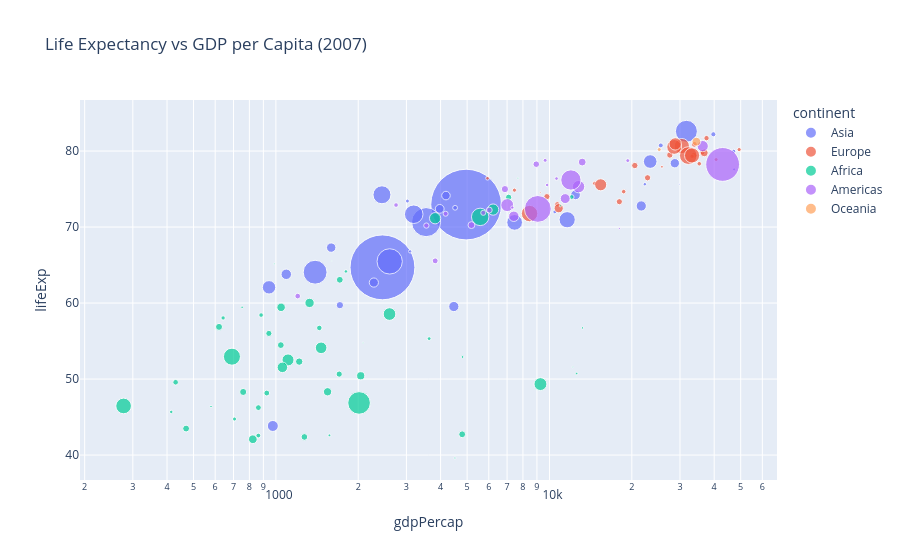

Notebook code for this chart:
### Markdown cell above
#Which chart is easier to read, and why?

The plot with the Log Scale (Right Chart) is much easier to read. Income data is heavily skewed; the log scale spreads out lower-income countries (preventing clustering near the y-axis) and reveals a clear positive logarithmic relationship with life expectancy.

### Code cell
#Task 5: Bubble chart

fig = px.scatter(
    gap_2007,
    x="gdpPercap",
    y="lifeExp",
    size="pop",
    color="continent",
    hover_name="country",
    log_x=True,
    size_max=50,
    title="Life Expectancy vs GDP per Capita (2007)",
)
fig.show()

### Figure 1 — Plotly figure (JSON) as saved in the notebook; plotly's stock layout.template omitted (floating-point values rounded to 4 significant figures)
{"data": [{"hovertemplate": "<b>%{hovertext}</b><br><br>continent=Asia<br>gdpPercap=%{x}<br>lifeExp=%{y}<br>pop=%{marker.size}<extra></extra>", "hovertext": ["Afghanistan", "Bahrain", "Bangladesh", "Cambodia", "China", "Hong Kong, China", "India", "Indonesia", "Iran", "Iraq", "Israel", "Japan", "Jordan", "Korea, Dem. Rep.", "Korea, Rep.", "Kuwait", "Lebanon", "Malaysia", "Mongolia", "Myanmar", "Nepal", "Oman", "Pakistan", "Philippines", "Saudi Arabia", "Singapore", "Sri Lanka", "Syria", "Taiwan", "Thailand", "Vietnam", "West Bank and Gaza", "Yemen, Rep."], "legendgroup": "Asia", "marker": {"color": "#636efa", "size": [31889923, 708573, 150448339, 14131858, 1318683096, 6980412, 1110396331, 223547000, 69453570, 27499638, 6426679, 127467972, 6053193, 23301725, 49044790, 2505559, 3921278, 24821286, 2874127, 47761980, 28901790, 3204897, 169270617, 91077287, 27601038, 4553009, 20378239, 19314747, 23174294, 65068149, 85262356, 4018332, 22211743], "sizemode": "area", "sizeref": 527500.0, "symbol": "circle"}, "mode": "markers", "name": "Asia", "orientation": "v", "showlegend": true, "type": "scatter", "x": [974.6, 29800.0, 1391.0, 1714.0, 4959.0, 39720.0, 2452.0, 3541.0, 11610.0, 4471.0, 25520.0, 31660.0, 4519.0, 1593.0, 23350.0, 47310.0, 10460.0, 12450.0, 3096.0, 944.0, 1091.0, 22320.0, 2606.0, 3190.0, 21650.0, 47140.0, 3970.0, 4185.0, 28720.0, 7458.0, 2442.0, 3025.0, 2281.0], "xaxis": "x", "y": [43.83, 75.64, 64.06, 59.72, 72.96, 82.21, 64.7, 70.65, 70.96, 59.55, 80.75, 82.6, 72.53, 67.3, 78.62, 77.59, 71.99, 74.24, 66.8, 62.07, 63.78, 75.64, 65.48, 71.69, 72.78, 79.97, 72.4, 74.14, 78.4, 70.62, 74.25, 73.42, 62.7], "yaxis": "y"}, {"hovertemplate": "<b>%{hovertext}</b><br><br>continent=Europe<br>gdpPercap=%{x}<br>lifeExp=%{y}<br>pop=%{marker.size}<extra></extra>", "hovertext": ["Albania", "Austria", "Belgium", "Bosnia and Herzegovina", "Bulgaria", "Croatia", "Czech Republic", "Denmark", "Finland", "France", "Germany", "Greece", "Hungary", "Iceland", "Ireland", "Italy", "Montenegro", "Netherlands", "Norway", "Poland", "Portugal", "Romania", "Serbia", "Slovak Republic", "Slovenia", "Spain", "Sweden", "Switzerland", "Turkey", "United Kingdom"], "legendgroup": "Europe", "marker": {"color": "#EF553B", "size": [3600523, 8199783, 10392226, 4552198, 7322858, 4493312, 10228744, 5468120, 5238460, 61083916, 82400996, 10706290, 9956108, 301931, 4109086, 58147733, 684736, 16570613, 4627926, 38518241, 10642836, 22276056, 10150265, 5447502, 2009245, 40448191, 9031088, 7554661, 71158647, 60776238], "sizemode": "area", "sizeref": 527500.0, "symbol": "circle"}, "mode": "markers", "name": "Europe", "orientation": "v", "showlegend": true, "type": "scatter", "x": [5937.0, 36130.0, 33690.0, 7446.0, 10680.0, 14620.0, 22830.0, 35280.0, 33210.0, 30470.0, 32170.0, 27540.0, 18010.0, 36180.0, 40680.0, 28570.0, 9254.0, 36800.0, 49360.0, 15390.0, 20510.0, 10810.0, 9787.0, 18680.0, 25770.0, 28820.0, 33860.0, 37510.0, 8458.0, 33200.0], "xaxis": "x", "y": [76.42, 79.83, 79.44, 74.85, 73.0, 75.75, 76.49, 78.33, 79.31, 80.66, 79.41, 79.48, 73.34, 81.76, 78.89, 80.55, 74.54, 79.76, 80.2, 75.56, 78.1, 72.48, 74.0, 74.66, 77.93, 80.94, 80.88, 81.7, 71.78, 79.42], "yaxis": "y"}, {"hovertemplate": "<b>%{hovertext}</b><br><br>continent=Africa<br>gdpPercap=%{x}<br>lifeExp=%{y}<br>pop=%{marker.size}<extra></extra>", "hovertext": ["Algeria", "Angola", "Benin", "Botswana", "Burkina Faso", "Burundi", "Cameroon", "Central African Republic", "Chad", "Comoros", "Congo, Dem. Rep.", "Congo, Rep.", "Cote d'Ivoire", "Djibouti", "Egypt", "Equatorial Guinea", "Eritrea", "Ethiopia", "Gabon", "Gambia", "Ghana", "Guinea", "Guinea-Bissau", "Kenya", "Lesotho", "Liberia", "Libya", "Madagascar", "Malawi", "Mali", "Mauritania", "Mauritius", "Morocco", "Mozambique", "Namibia", "Niger", "Nigeria", "Reunion", "Rwanda", "Sao Tome and Principe", "Senegal", "Sierra Leone", "Somalia", "South Africa", "Sudan", "Swaziland", "Tanzania", "Togo", "Tunisia", "Uganda", "Zambia", "Zimbabwe"], "legendgroup": "Africa", "marker": {"color": "#00cc96", "size": [33333216, 12420476, 8078314, 1639131, 14326203, 8390505, 17696293, 4369038, 10238807, 710960, 64606759, 3800610, 18013409, 496374, 80264543, 551201, 4906585, 76511887, 1454867, 1688359, 22873338, 9947814, 1472041, 35610177, 2012649, 3193942, 6036914, 19167654, 13327079, 12031795, 3270065, 1250882, 33757175, 19951656, 2055080, 12894865, 135031164, 798094, 8860588, 199579, 12267493, 6144562, 9118773, 43997828, 42292929, 1133066, 38139640, 5701579, 10276158, 29170398, 11746035, 12311143], "sizemode": "area", "sizeref": 527500.0, "symbol": "circle"}, "mode": "markers", "name": "Africa", "orientation": "v", "showlegend": true, "type": "scatter", "x": [6223.0, 4797.0, 1441.0, 12570.0, 1217.0, 430.1, 2042.0, 706.0, 1704.0, 986.1, 277.6, 3633.0, 1545.0, 2082.0, 5581.0, 12150.0, 641.4, 690.8, 13210.0, 752.7, 1328.0, 942.7, 579.2, 1463.0, 1569.0, 414.5, 12060.0, 1045.0, 759.3, 1043.0, 1803.0, 10960.0, 3820.0, 823.7, 4811.0, 619.7, 2014.0, 7670.0, 863.1, 1598.0, 1712.0, 862.5, 926.1, 9270.0, 2602.0, 4513.0, 1107.0, 883.0, 7093.0, 1056.0, 1271.0, 469.7], "xaxis": "x", "y": [72.3, 42.73, 56.73, 50.73, 52.3, 49.58, 50.43, 44.74, 50.65, 65.15, 46.46, 55.32, 48.33, 54.79, 71.34, 51.58, 58.04, 52.95, 56.73, 59.45, 60.02, 56.01, 46.39, 54.11, 42.59, 45.68, 73.95, 59.44, 48.3, 54.47, 64.16, 72.8, 71.16, 42.08, 52.91, 56.87, 46.86, 76.44, 46.24, 65.53, 63.06, 42.57, 48.16, 49.34, 58.56, 39.61, 52.52, 58.42, 73.92, 51.54, 42.38, 43.49], "yaxis": "y"}, {"hovertemplate": "<b>%{hovertext}</b><br><br>continent=Americas<br>gdpPercap=%{x}<br>lifeExp=%{y}<br>pop=%{marker.size}<extra></extra>", "hovertext": ["Argentina", "Bolivia", "Brazil", "Canada", "Chile", "Colombia", "Costa Rica", "Cuba", "Dominican Republic", "Ecuador", "El Salvador", "Guatemala", "Haiti", "Honduras", "Jamaica", "Mexico", "Nicaragua", "Panama", "Paraguay", "Peru", "Puerto Rico", "Trinidad and Tobago", "United States", "Uruguay", "Venezuela"], "legendgroup": "Americas", "marker": {"color": "#ab63fa", "size": [40301927, 9119152, 190010647, 33390141, 16284741, 44227550, 4133884, 11416987, 9319622, 13755680, 6939688, 12572928, 8502814, 7483763, 2780132, 108700891, 5675356, 3242173, 6667147, 28674757, 3942491, 1056608, 301139947, 3447496, 26084662], "sizemode": "area", "sizeref": 527500.0, "symbol": "circle"}, "mode": "markers", "name": "Americas", "orientation": "v", "showlegend": true, "type": "scatter", "x": [12780.0, 3822.0, 9066.0, 36320.0, 13170.0, 7007.0, 9645.0, 8948.0, 6025.0, 6873.0, 5728.0, 5186.0, 1202.0, 3548.0, 7321.0, 11980.0, 2749.0, 9809.0, 4173.0, 7409.0, 19330.0, 18010.0, 42950.0, 10610.0, 11420.0], "xaxis": "x", "y": [75.32, 65.55, 72.39, 80.65, 78.55, 72.89, 78.78, 78.27, 72.23, 74.99, 71.88, 70.26, 60.92, 70.2, 72.57, 76.19, 72.9, 75.54, 71.75, 71.42, 78.75, 69.82, 78.24, 76.38, 73.75], "yaxis": "y"}, {"hovertemplate": "<b>%{hovertext}</b><br><br>continent=Oceania<br>gdpPercap=%{x}<br>lifeExp=%{y}<br>pop=%{marker.size}<extra></extra>", "hovertext": ["Australia", "New Zealand"], "legendgroup": "Oceania", "marker": {"color": "#FFA15A", "size": [20434176, 4115771], "sizemode": "area", "sizeref": 527500.0, "symbol": "circle"}, "mode": "markers", "name": "Oceania", "orientation": "v", "showlegend": true, "type": "scatter", "x": [34440.0, 25190.0], "xaxis": "x", "y": [81.23, 80.2], "yaxis": "y"}], "layout": {"legend": {"itemsizing": "constant", "title": {"text": "continent"}, "tracegroupgap": 0}, "title": {"text": "Life Expectancy vs GDP per Capita (2007)"}, "xaxis": {"anchor": "y", "domain": [0, 1], "title": {"text": "gdpPercap"}, "type": "log"}, "yaxis": {"anchor": "x", "domain": [0, 1], "title": {"text": "lifeExp"}}}}
